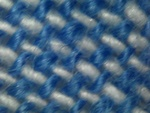
#> input picture img_0001_x215.0_y-39.0.jpg, 150 x 113 px, shrunk from 640 x 480 before the run, found by its file name
$ python SIFT.py
#> lines starting #> are read from the running program, lines starting #| are printed output that depends on the picture; pictures that were not available may be replaced by others from this repository, and a replacement may not be noted
"""
SIFT ile ortak alan tespiti — 2 görüntü arası
"""
from pathlib import Path
import cv2
import numpy as np

IMG_A = Path(r"C:\Users\21180\Documents\TEZ\blue-striped_01_0_unknown\blue-striped_01_0_unknown\img_0001_x215.0_y-39.0.jpg")
IMG_B = Path(r"C:\Users\21180\Documents\TEZ\blue-striped_01_0_unknown\blue-striped_01_0_unknown\img_0002_x215.0_y-38.5.jpg")
OUTPUT_DIR = Path(r"C:\Users\21180\PycharmProjects\DOBOT_magician")
OUTPUT_DIR.mkdir(parents=True, exist_ok=True)

a = cv2.imread(str(IMG_A))
#> a is the input picture: shape (113, 150, 3); mean B, G, R 126.4, 101, 72.2
b = cv2.imread(str(IMG_B))
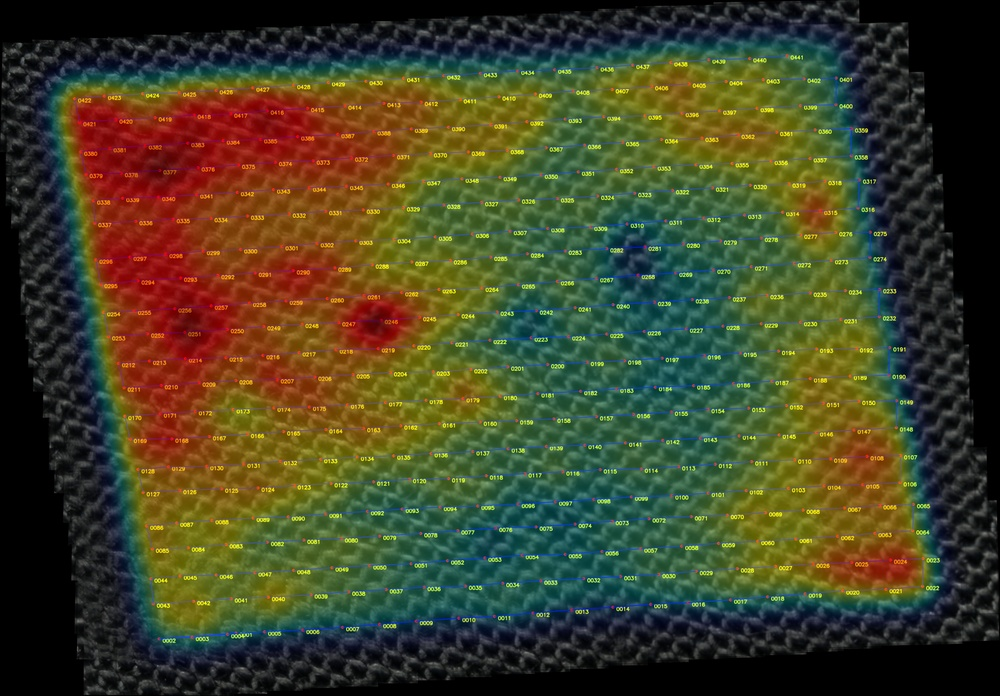
#> input picture heatmap_capacitance_overlay.jpg, 1000 x 696 px, shrunk from 4257 x 2965 before the run, given in place of img_0002_x215.0_y-38.5.jpg, which was not available
#> b is the input picture: shape (696, 1000, 3); mean B, G, R 39, 67.3, 67.9

ga = cv2.cvtColor(a, cv2.COLOR_BGR2GRAY)
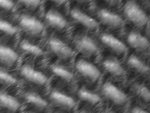
#> ga: shape (113, 150); min 30, max 218, mean 95.3
gb = cv2.cvtColor(b, cv2.COLOR_BGR2GRAY)
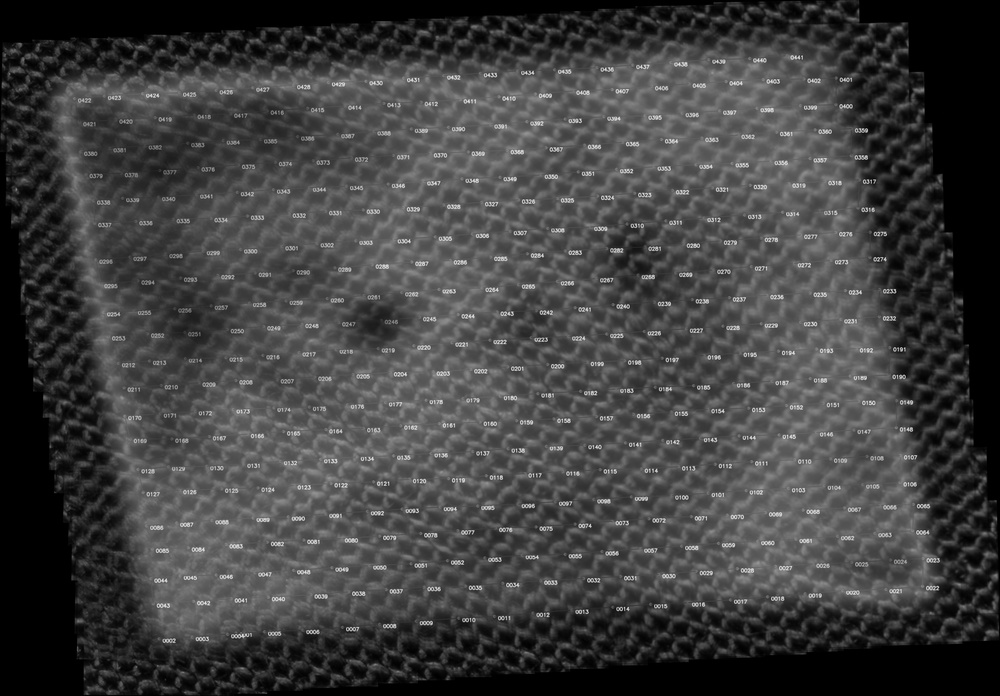
#> gb: shape (696, 1000); min 0, max 232, mean 64.3

# SIFT
sift = cv2.SIFT_create()
kp_a, des_a = sift.detectAndCompute(ga, None)
#> kp_a = 142 keypoints; strongest (x, y, size): (86, 68, 8.5), (59, 71, 6.8), (54, 19, 8.3), (109, 40, 7.2)
kp_b, des_b = sift.detectAndCompute(gb, None)
#> kp_b = 5067 keypoints; strongest (x, y, size): (866, 130, 2.5), (394, 626, 3.1), (911, 429, 2.9), (703, 604, 2.5)

print(f"A keypoint sayısı: {len(kp_a)}")
#| A keypoint sayısı: 142
print(f"B keypoint sayısı: {len(kp_b)}")
#| B keypoint sayısı: 5067

if len(kp_a) < 2 or len(kp_b) < 2:
    print("[HATA] Yeterli keypoint bulunamadı — doku çok tekrarlı olabilir")
    exit()

# FLANN matcher
index_params  = dict(algorithm=1, trees=5)
search_params = dict(checks=50)
flann = cv2.FlannBasedMatcher(index_params, search_params)
matches = flann.knnMatch(des_a, des_b, k=2)
#> matches = 142 matches

# Lowe's ratio test
good = []
for m, n in matches:
    if m.distance < 0.7 * n.distance:
        good.append(m)
#> this loop made 142 passes
#> after the loop, good = []

print(f"Toplam eşleşme : {len(matches)}")
#| Toplam eşleşme : 142
print(f"İyi eşleşme    : {len(good)}")
#| İyi eşleşme    : 0

if len(good) < 4:
    print("[HATA] Yeterli iyi eşleşme yok")
    exit()
#> (the program exits here)
